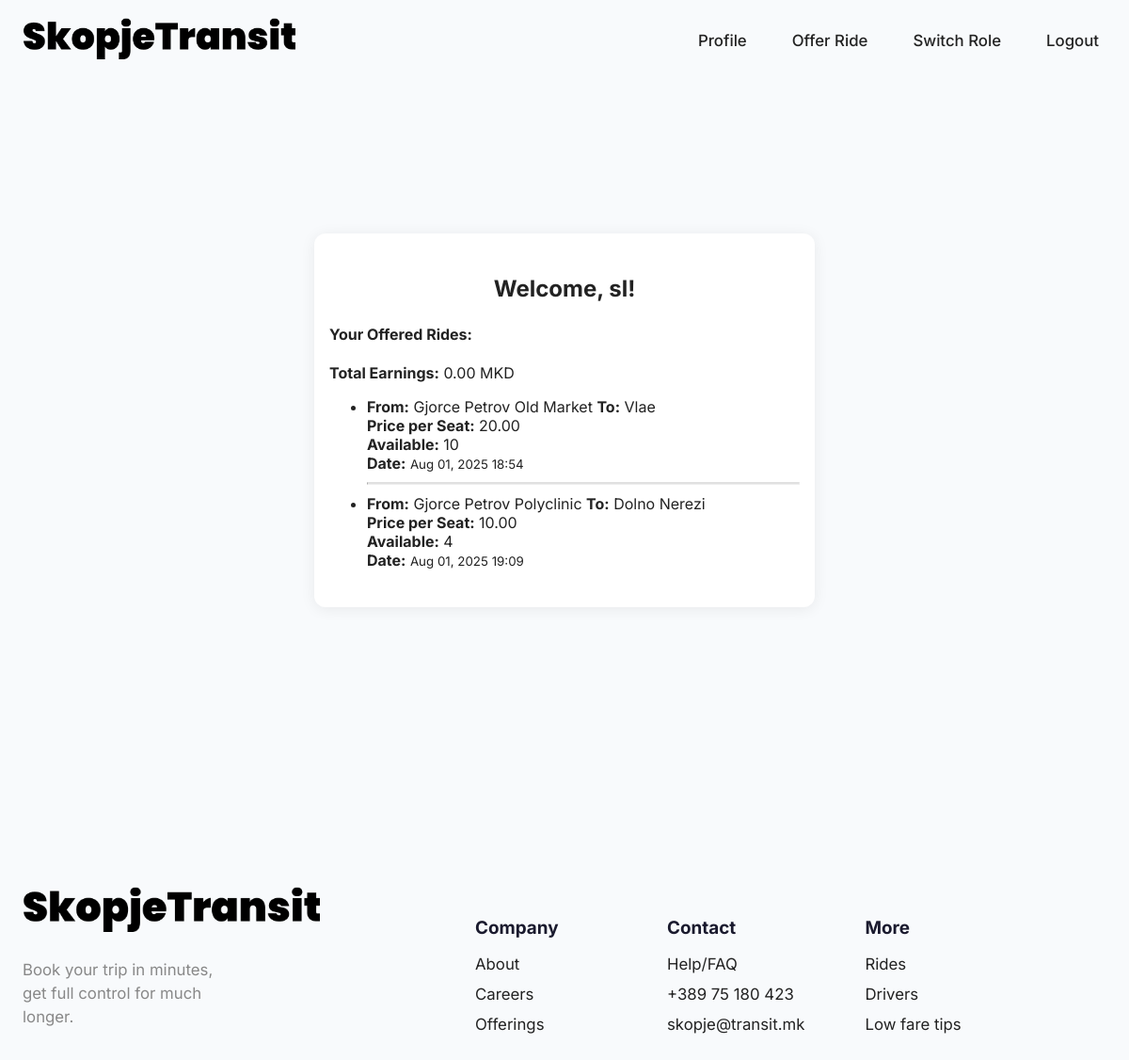
The app's page /accounts/profile/ (signed in), older data.
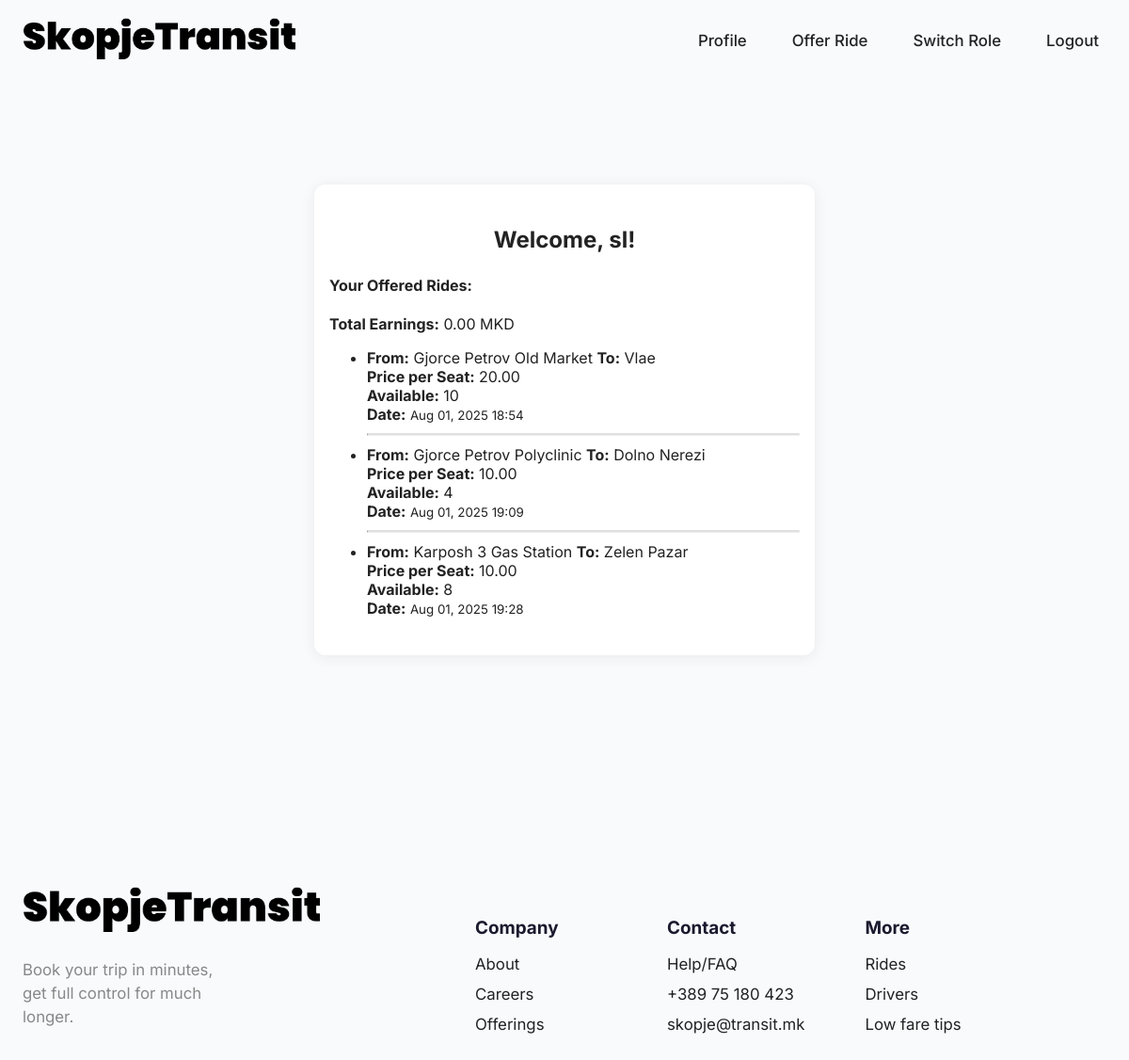
The same page, newer data.
### accounts/models.py (models this page shows, shortened)
class User(AbstractUser):
    is_driver = models.BooleanField(default=False)
    is_passenger = models.BooleanField(default=True)

### rides/models.py (models this page shows, shortened)
class Ride(models.Model):
    driver = models.ForeignKey(settings.AUTH_USER_MODEL, on_delete=models.CASCADE, related_name='driven_rides')
    start_location = models.CharField(max_length=100)
    end_location = models.CharField(max_length=100)
    stops = models.ManyToManyField('Stop')
    seat_price = models.DecimalField(max_digits=6, decimal_places=2)
    available_seats = models.PositiveIntegerField()
    departure_time = models.DateTimeField()
    created_at = models.DateTimeField(auto_now_add=True)

### accounts/views.py (the view)
# urls.py: path('profile/', views.profile_view, name='profile'),
@login_required
def profile_view(request):
    profile, created = Profile.objects.get_or_create(user=request.user)
    if profile.role == 'driver':
        rides = Ride.objects.filter(driver=request.user)
        total_earnings = sum([
            ride.seat_price * Booking.objects.filter(ride=ride).count()
            for ride in rides
        ])
        context = {
            'user_type': 'driver',
            'rides': rides,
            'total_earnings': total_earnings,
        }
    else:
        bookings = Booking.objects.filter(passenger=request.user).select_related('ride')
        context = {
            'user_type': 'passenger',
            'bookings': bookings,
        }
    return render(request, 'profile.html', context)

### accounts/templates/profile.html
{% extends 'base.html' %}
{% block content %}
<div style="min-height: calc(100vh - 80px); display: flex; flex-direction: column; justify-content: center; align-items: center;">
  <div style="width:100%; max-width:500px; background:#fff; border-radius:12px; box-shadow:0 2px 16px rgba(0,0,0,0.07); padding:24px 16px;">
    <h2 style="margin-bottom: 24px; text-align: center;">Welcome, {{ request.user.username }}!</h2>
    {% if user_type == 'passenger' %}
        <h4 class="mb-3">Your Booked Rides:</h4>
        {% if bookings %}
            <ul class="list-group">
                {% for booking in bookings %}
                    <li class="list-group-item d-flex justify-content-between align-items-center">
                        <div>
                            <strong>From:</strong> {{ booking.ride.start_location }}
                            <strong>To:</strong> {{ booking.ride.end_location }}<br>
                            <strong>Driver:</strong> {{ booking.ride.driver.username }} <br> <strong>Stop:</strong> {{ booking.stop }}
                        </div>
                        <div>
                            <span class="badge bg-success rounded-pill"><strong>Price:</strong>{{ booking.ride.seat_price }} MKD</span><br>
                            <strong>Date:</strong><small>{{ booking.created_at|date:"M d, Y H:i" }}</small>
                        </div>
                    </li>
                    {% if not forloop.last %}
                        <hr style="margin: 10px 0 10px 0; border-top: 2px solid #e0e0e0; border-radius: 1px;">
                    {% endif %}
                {% endfor %}
            </ul>
        {% else %}
            <p>No bookings yet.</p>
        {% endif %}
    {% elif user_type == 'driver' %}
        <h4 class="mb-3">Your Offered Rides:</h4>
        <p><strong>Total Earnings:</strong> {{ total_earnings }} MKD</p>
        {% if rides %}
            <ul class="list-group">
                {% for ride in rides %}
                    <li class="list-group-item d-flex justify-content-between align-items-center">
                        <div>
                            <strong>From:</strong> {{ ride.start_location }}
                            <strong>To:</strong> {{ ride.end_location }}<br>
                            <strong>Price per Seat:</strong> {{ ride.seat_price }} <br> <strong>Available:</strong> {{ ride.available_seats }}
                        </div>
                        <div>
                          <strong>Date:</strong>  <small>{{ ride.departure_time|date:"M d, Y H:i" }}</small>
                        </div>
                    </li>
                    {% if not forloop.last %}
                        <hr style="margin: 10px 0 10px 0; border-top: 2px solid #e0e0e0; border-radius: 1px;">
                    {% endif %}
                {% endfor %}
            </ul>
        {% else %}
            <p>No rides offered yet.</p>
        {% endif %}
    {% endif %}
  </div>
</div>
{% endblock %}

### core/templates/base.html (shortened to what this page needs)
<!DOCTYPE html>
<html lang="en">
<head>
    <link rel="stylesheet" href="https://cdn.jsdelivr.net/npm/bootstrap-icons@1.11.3/font/bootstrap-icons.min.css">
    <link rel="stylesheet" href="https://unpkg.com/leaflet/dist/leaflet.css"/>
    {% load static %}
</head>
<body>
<div class="hero-bg-parent" style="position: relative;">
    <nav class="navbar">
        <div class="container" style="display: flex; align-items: center; justify-content: space-between; width: 100%;">
            <div class="navbar-left">
                <a href="/">
                    <img src="{% static 'photos/logo.png' %}" alt="Logo" class="navbar-logo">
                </a>
            </div>
            <div class="navbar-links">
                {% if user.is_authenticated %}
                    <a href="{% url 'accounts:profile' %}">Profile</a>
                    {% if user.profile.role == 'driver' %}
                        <a href="{% url 'rides:create' %}">Offer Ride</a>
                    {% endif %}
                    <a href="{% url 'accounts:switch_role' %}">Switch Role</a>
                    <a href="{% url 'accounts:logout' %}">Logout</a>
                {% else %}
                    <a href="{% url 'accounts:login' %}">Login</a>
                    <a href="{% url 'accounts:register' %}">Sign Up</a>
                {% endif %}
            </div>
        </div>
    </nav>
    <main>
        {% block content %}{% endblock %}
    </main>
</div>
<footer class="footer">
    <div class="container"
         style="display: flex; align-items: flex-start; justify-content: center; gap: 3rem; flex-wrap: wrap; width: 100%;">
        <div class="footer-left">
            <img src="{% static 'photos/logo.png' %}" alt="Logo" class="footer-logo">
            <div class="footer-desc">Book your trip in minutes, get full control for much longer.</div>
        </div>
        <div class="footer-cols">
            <div class="footer-col">
                <h5>Company</h5>
                <ul>
                    <li><a href="#">About</a></li>
                    <li><a href="#">Careers</a></li>
                    <li><a href="#">Offerings</a></li>
                </ul>
            </div>
            <div class="footer-col">
                <h5>Contact</h5>
                <ul>
                    <li><a href="#">Help/FAQ</a></li>
                    <li><a href="#">+389 75 180 423</a></li>
                    <li><a href="#">skopje@transit.mk</a></li>
                </ul>
            </div>
            <div class="footer-col">
                <h5>More</h5>
                <ul>
                    <li><a href="#">Rides</a></li>
                    <li><a href="#">Drivers</a></li>
                    <li><a href="#">Low fare tips</a></li>
                </ul>
            </div>
        </div>
    </div>
</footer>
</body>
</html>

### core/templates/base.html (style rules this page uses)
body { font-family: 'Inter', sans-serif; margin: 0; background: #F8FAFC; color: #222; }
.navbar { width: 100%; background: transparent; box-shadow: none; display: flex; align-items: center; justify-content: space-between; padding: 1.2rem 0; margin-bottom: 0; position: relative; z-index: 10; }
.navbar-left { display: flex; align-items: center; gap: 1rem; }
.navbar-logo { height: 44px; width: auto; }
.navbar-links { display: flex; align-items: center; gap: 2rem; }
.navbar-links a { color: #222; text-decoration: none; font-weight: 500; font-family: 'Inter', sans-serif; font-size: 1.05rem; transition: color 0.2s; padding: 0.2rem 0.5rem; border-radius: 1rem; }
.footer { width: 100%; background: transparent; box-shadow: none; padding: 3.5rem 0 2.5rem 0; margin-top: 5rem; display: flex; align-items: flex-start; justify-content: center; gap: 3rem; flex-wrap: wrap; text-align: left; background: var(--footer-gradient) !important; font-size: 1.08rem; }
.footer-left { display: flex; flex-direction: column; align-items: flex-start; gap: 1.2rem; min-width: 220px; }
.footer-logo { height: 48px; width: auto; }
.footer-desc { color: #888; font-size: 1.05rem; margin-top: 0.5rem; max-width: 220px; line-height: 1.5; }
.footer-cols { display: flex; gap: 4rem; justify-content: center; align-items: flex-start; flex: 1; }
.footer-col { min-width: 140px; font-size: 1.08rem; }
.footer-col h5 { font-size: 1.18rem; font-weight: 700; margin-bottom: 1rem; color: #1a1a2e; }
.footer-col ul { list-style: none; padding: 0; margin: 0; }
.footer-col ul li { margin-bottom: 0.7rem; }
.footer-col ul li a { color: #222; text-decoration: none; font-size: 1.05rem; transition: color 0.2s; }
.container { max-width: 1200px; margin-left: auto; margin-right: auto; width: 100%; padding-left: 1.5rem; padding-right: 1.5rem; }

Row changes from the older to the newer data that the page shows:
added Ride: start_location "Karposh 3 Gas Station", end_location "Zelen Pazar", seat_price "10.00", available_seats "8", departure_time "Aug 01, 2025 19:28"
